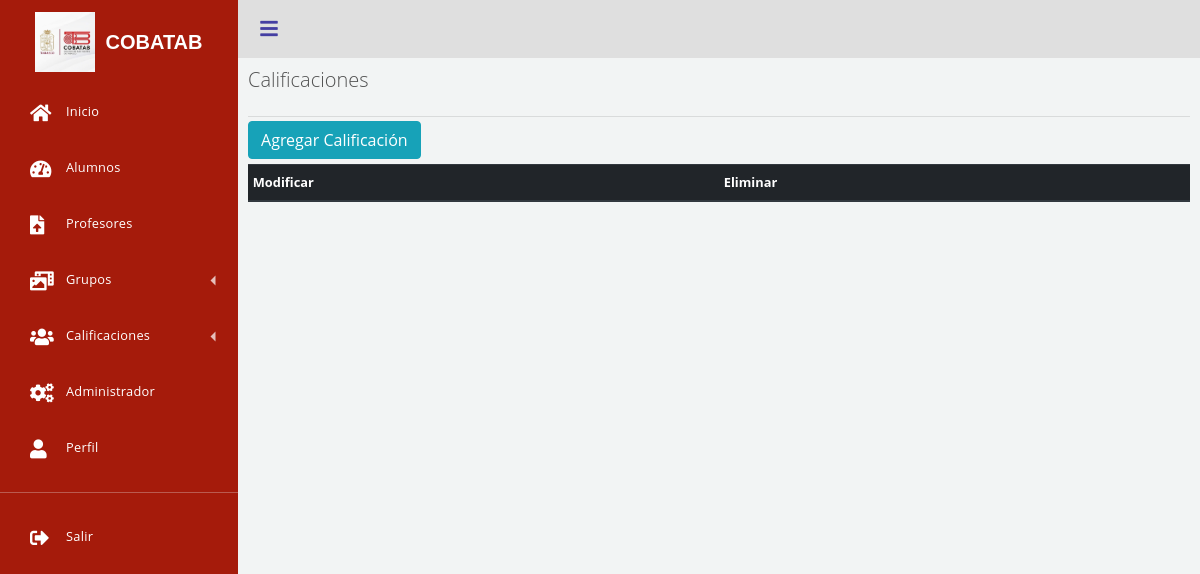
Before: /views/nota.php (signed in) with the older database file.
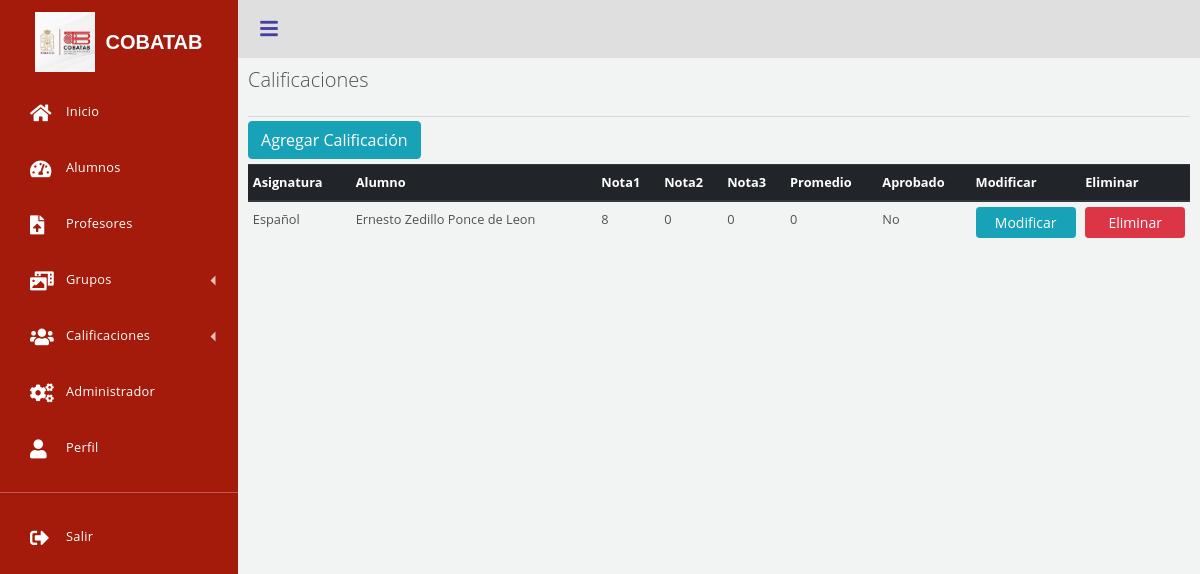
After: the same page with the newer database file.
### tables this page shows
CREATE TABLE `notas` (
  `id` int(11) NOT NULL,
  `idasignatura` int(2) NOT NULL,
  `idalumno` int(2) NOT NULL,
  `Nota1` int(2) NOT NULL,
  `Nota2` int(2) NOT NULL,
  `Nota3` int(2) NOT NULL,
  `Promedio` float NOT NULL,
  `Aprobado` varchar(2) NOT NULL
);

CREATE TABLE `asignatura` (
  `id` int(11) NOT NULL,
  `Asignatura` varchar(50) NOT NULL,
  `idgrupo` int(11) NOT NULL
);

### db/db.php (called while the page is built)
<?php
class Conectar{
  public static  function conexion(){
    $conexion = new PDO("mysql:host=localhost;dbname=cobatab", "root", "");
        return $conexion;
    }
}
?>

### views/nota.php (the view, shortened to what this page needs)
<?php
require_once '../db/db.php';
require_once "../tablasUniver/cuerpo.php";
require_once 'dependencias.php';
?>
<p class="lead" style="margin-top: 0px" >Calificaciones </p> <hr class="my-1" >
    <div  align="left" style="margin-bottom: 5px; margin-top: 0px;">
      <a  class="btn btn-info" data-toggle="collapse" href="#collapseExample" role="button" aria-expanded="false" aria-controls="collapseExample">
    Agregar Calificación
   </a>
    </div>
            <?php
            $table = new tablacuerpo();
             $table->notas("SELECT N.id, Asignatura, CONCAT(AA.Nombre,' ',AA.Apellido) as Alumno, Nota1,Nota2,Nota3,Promedio, Aprobado
                            from notas as N
                            inner join asignatura as A on N.idasignatura=A.id
                            inner join alumnos as AA on AA.id = N.idalumno",1,0);
             ?>
 <?php include 'footer.php'; ?>

### views/dependencias.php (shortened to what this page needs)
<!DOCTYPE html>
<html>
<head>
<link rel="stylesheet" href="https://maxcdn.bootstrapcdn.com/bootstrap/4.0.0/css/bootstrap.min.css">
<link rel="stylesheet" type="text/css" href="../librerias/menu.css">
<link rel="stylesheet" type="text/css" href="https://cdnjs.cloudflare.com/ajax/libs/font-awesome/5.15.0/css/all.min.css">
</head>
<body style="background-color:#F2F4F4 ;">
<?php include 'menu.php'; ?>
    <div class='dashboard-app'>
        <header class='dashboard-toolbar'><a href="#!" class="menu-toggle"><i class="fas fa-bars"></i></a></header>
        <div class='dashboard-content'>
            <div class='container-xxl'>

### views/menu.php (shortened to what this page needs)
<div class='dashboard'>
    <div class="dashboard-nav">
        <header><a href="#" class="brand-logo">
            <i> <img src="../statics/logo.jpg" width="60px">  </i> <span>COBATAB</span></a></header>
        <nav class="dashboard-nav-list"><a href="inicio.php" class="dashboard-nav-item"><i class="fas fa-home"></i>
            Inicio </a><a
                href="alumnos.php" class="dashboard-nav-item "><i class="fas fa-tachometer-alt"></i> Alumnos
        </a><a
                href="profesor.php" class="dashboard-nav-item"><i class="fas fa-file-upload"></i> Profesores </a>
            <div class='dashboard-nav-dropdown'><a href="#!" class="dashboard-nav-item dashboard-nav-dropdown-toggle"><i
                    class="fas fa-photo-video"></i> Grupos </a>
            </div>
            <div class='dashboard-nav-dropdown'><a href="nota.php" class="dashboard-nav-item dashboard-nav-dropdown-toggle"><i
                    class="fas fa-users"></i> Calificaciones </a>
            </div>
            <a href="administrador.php" class="dashboard-nav-item"><i class="fas fa-cogs"></i> Administrador </a><a
                    href="#" class="dashboard-nav-item"><i class="fas fa-user"></i> Perfil </a>
          <div class="nav-item-divider"></div>
          <a
                    href="salir.php" class="dashboard-nav-item"><i class="fas fa-sign-out-alt"></i> Salir </a>
        </nav>
    </div>

### tablasUniver/cuerpo.php (shortened to what this page needs)
<?php
class tablacuerpo{
    private $db;
		private $alumnos;
    private $target;
    public function __construct(){
        $this->db=Conectar::conexion();
        $this->alumnos = array();
        $this->target = array();
    }
                  ?>
         <?php
public function notas($a,$link,$oculto)
{
  $consulta = $this->db->query($a);
  while($filas = $consulta->fetch(PDO::FETCH_ASSOC) ){
    $this->alumnos[] = $filas;
  }
  echo "<table class='table table-sm table-hover'><thead class='thead-dark'><tr> ";
    $i=0;
    foreach($this->alumnos[0] as $key=>$value){
              if($i<=$oculto)
              echo'<th style="display:none;">' . ($key) . '</th>';
              else
              echo'<th >' . ($key) . '</th>';
              $this->target[] = $key;
              $i++;
           }
           echo "<th style='width:100px;'>Modificar</th><th style='width:100px;'>Eliminar</th>";
           echo '</tr></thead><tbody border="1">';
            foreach ( $this->alumnos as $r ) {
             echo '<tr id='.$r["id"].'>';
             $i = 0;
                foreach ( $r as $v ) {
                  if($i<=$oculto)
                  echo '<td style="display:none;" data-target="'.$this->target[$i].'">'.$v.'</td>';
                  else
                  echo '<td data-target="'.$this->target[$i].'">'.$v.'</td>';
                  $i++;
            }
            if($link!=0){
              ?>
        <td><a style="width:100px;" class="btn btn-info btn-sm" aria-controls="collapseExample" data-toggle="collapse" href="#collapseExample" data-role="updateAlumno" data-id="<?php echo $r['id']; ?>">Modificar</a></td>
        <td><a style="width:100px;" class="btn btn-danger btn-sm" aria-controls="xAlumno" data-toggle="collapse" href="#collapselumno" data-role="xAlumno" data-id="<?php echo $r['id']; ?>">Eliminar</a></td>
         <?php
               }
            echo '</tr>';
            }
    echo '</tbody> </table>';
}
}
?>

### views/footer.php
            </div>
        </div>
    </div>
   </body>
</html>

Changed rows visible on the page:
added notas: idasignatura.Asignatura "Español", v "Ernesto Zedillo Ponce de Leon", Nota1 "8", v "0", Aprobado "No", $r['id'] 1 (drawn)
Other visible differences:
new list line: "Asignatura"
new list line: "Alumno"
new list line: "Nota1"
new list line: "Nota2"
new list line: "Nota3"
new list line: "Promedio"
new list line: "Aprobado"
